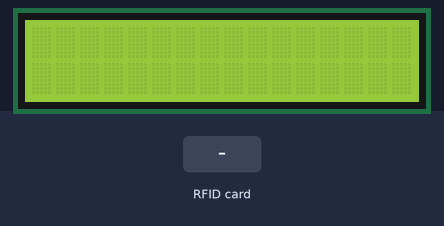
The sketch below on a simulated Arduino Uno, built with avr-gcc and run on an emulated ATmega328P. Parts: 16×2 character LCD. Inputs (shaded band) come from the test bench. What the sketch prints to the serial monitor is not drawn.

Above: at 1.3 s.
1.4 s: RFID card 32 F2 B8 1E held to the reader
At 1.58 s:
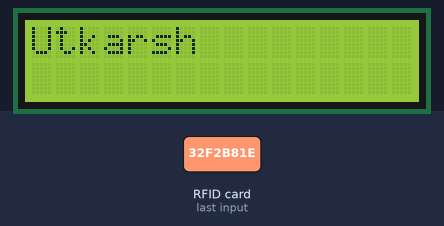
3.2 s: RFID card 5E 7A 19 C4 held to the reader
Timing chart, 0 to 6.2 s (numbered marks = the images above; inputs shaded):
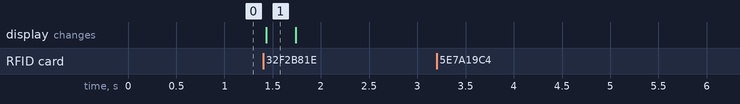

The sketch:

arduino_rfid_final.ino
```cpp
/*
    Created by TheCircuit
*/

//Amogh : 64 E9 D1 79
//Chinmay : 5C 75 19 79
//Sumedh : 95 A5 16 79
//Anshul : 7A 0D A7 49
//Shruti : A0 EF 8A 7C
#define SS_PIN 4  //D2
#define RST_PIN 7 //D1

#include <SPI.h>
#include <MFRC522.h>
#include <LiquidCrystal.h>
#include <SoftwareSerial.h>
char s[12];

const int rs = 9, en = 8, d4 = 5, d5 = 10, d6 = 3, d7 = 2;
LiquidCrystal lcd(rs, en, d4, d5, d6, d7);
SoftwareSerial Ms(A0, A1); //Rx Tx
MFRC522 mfrc522(SS_PIN, RST_PIN);   // Create MFRC522 instance.
String Name[6] = {"Utkarsh", "Amogh", "Chinmay", "Sumedh", "Anshul", "Shruti"};
//                    0         1        2        3         4       5
String Person = "";
String Key = "";
int flag = 0;
void setup()
{
  Ms.begin(9600);
  Serial.begin(9600);   // Initiate a serial communication
  SPI.begin();      // Initiate  SPI bus
  mfrc522.PCD_Init();   // Initiate MFRC522
  Serial.println("Connected");
  lcd.begin(16, 2);
}
void loop()
{
  // Look for new cards
  if ( ! mfrc522.PICC_IsNewCardPresent())
  {
     flag = 1;
     return;
  }
  else
  {
    flag = 0;
  }
  // Select one of the cards
  if ( ! mfrc522.PICC_ReadCardSerial())
  {
    return;
  }
  //Show UID on serial monitor
  Serial.println();
  Serial.print(" UID tag :");
  String content = "";
  byte letter;
  for (byte i = 0; i < mfrc522.uid.size; i++)
  {
    Serial.print(mfrc522.uid.uidByte[i] < 0x10 ? " 0" : " ");
    Serial.print(mfrc522.uid.uidByte[i], HEX);
    content.concat(String(mfrc522.uid.uidByte[i] < 0x10 ? " 0" : " "));
    content.concat(String(mfrc522.uid.uidByte[i], HEX));
  }
  content.toUpperCase();
  Serial.println();
  /*
    Key = content.substring(1);
    for(int i = 0; i < 11; i++)
    {
    Ms.write(Key[i]);
    }
  */
  Key = content.substring(1);
  Key.toCharArray(s,12);
  if(flag == 0)
  {
    Ms.write(s,12);
  }
  else
  {
    Ms.write("No");
  }
  if (content.substring(1) == "32 F2 B8 1E") //change UID of the card that you want to give access
  {
    //Utkarsh
    Serial.println(" Access Granted ");
    Person = Name[0];
    Serial.println(Person);
    lcd.print(Person);
    Serial.println();
    /*if(Ms.available()>0)
    {
    Ms.flush();
    Ms.write("Hello");
    Serial.println("Done");
    }*/
    delay(300);
  }
  else   {
    Serial.println(" Access Denied ");
    delay(300);
  }
  lcd.clear();
}
```

Measured:
- after the input at 1.4 s, the display: changes at once (image 1)
- after the input at 3.2 s, every drawn part: stays the same
